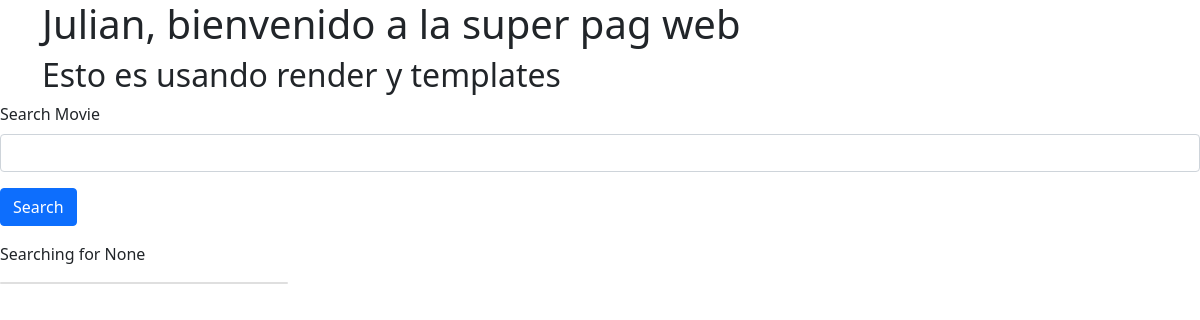
Page /movie/ on the earlier database version.
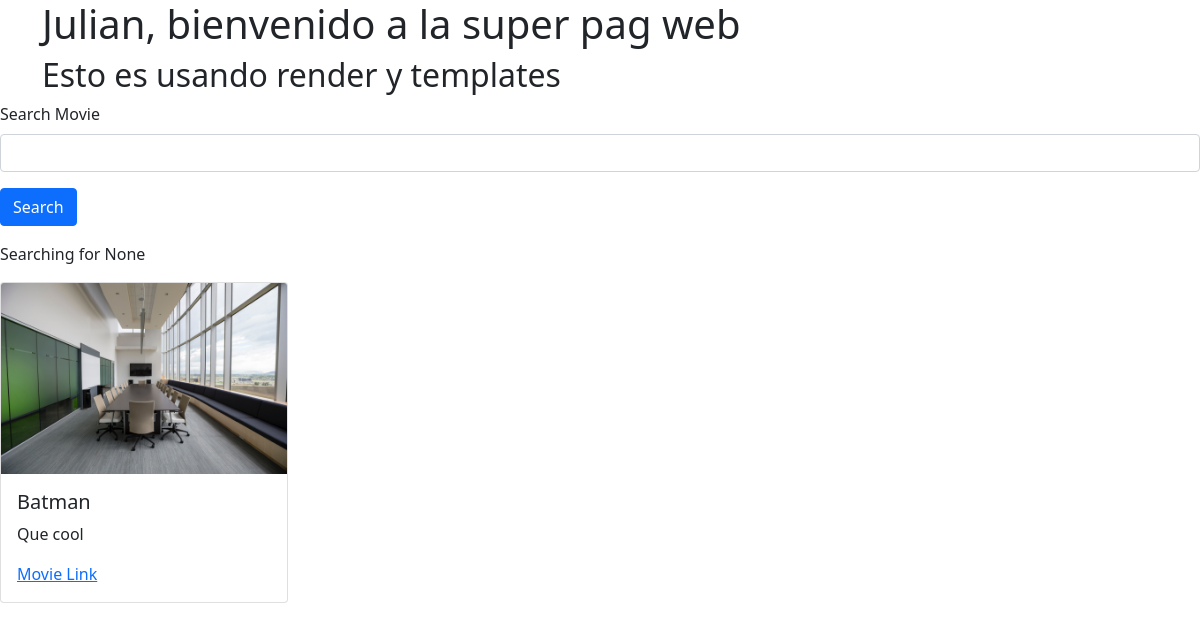
Same page on the later database version.
### movie/models.py (models this page shows)
class Movie(models.Model):
    title = models.CharField(max_length=100)
    description = models.CharField(max_length=250)
    image = models.ImageField(upload_to='movie/images/')
    url = models.URLField(blank=True)

### movie/views.py (the view)
# urls.py: path('movie/', movieviews.movie),
def movie(request):
    searchTerm = request.GET.get('searchMovie')
    if searchTerm:
        movies = Movie.objects.filter(title__icontains=searchTerm)
    else:
        movies = Movie.objects.all()
    return render(request, 'movie.html', {'name':'Julian', 'searchTerm':searchTerm, 'movies':movies})

### movie/templates/movie.html (shortened to what this page needs)
<head>
    <link href="https://cdn.jsdelivr.net/npm/bootstrap@5.1.3/dist/css/bootstrap.min.css" rel="stylesheet">
</head>
<div class="container">
    <h1>{{ name }}, bienvenido a la super pag web</h1>
    <h2>Esto es usando render y templates</h2>
</div>
<div class="form">
    <form action=''>
        <div class="mb-3">
          <label for="exampleInputEmail1" class="form-label">Search Movie</label>
          <input type="text" class="form-control" name="searchMovie">
        </div>
        <button type="submit" class="btn btn-primary">Search</button>
      </form>
      <p>Searching for {{searchTerm}}</p>
      <div class="card" style="width: 18rem;">
          {%for movie in movies%}
        <img src="{{movie.image.url}}" class="card-img-top">
        <div class="card-body">
          <h5 class="card-title">{{movie.title}}</h5>
          <p class="card-text">{{movie.description}}</p>
          {%if movie.url%}
            <a href="{{movie.url}}">Movie Link</a>
            {%endif%}
        {%endfor%}
        </div>
      </div>
</div>

Differences in the rows shown:
added Movie: image (picture), title "Batman", description "Que cool"
